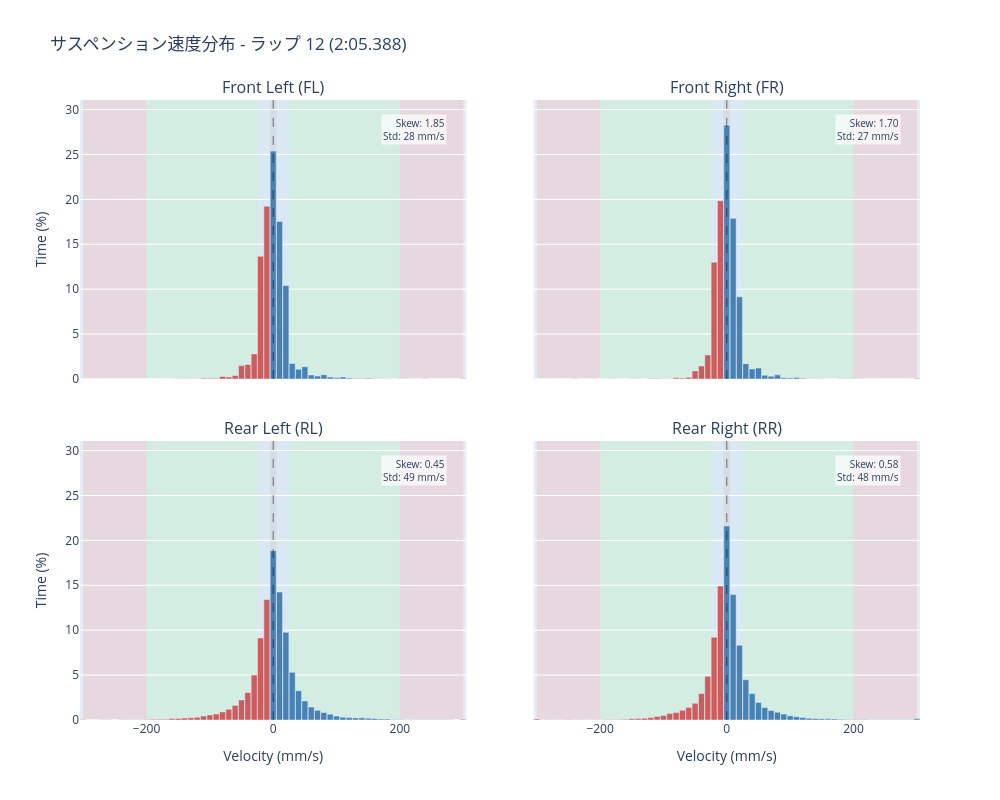

Source (notebook cell):
### Markdown cell above
## 速度ヒストグラム可視化

この4象限プロットは各コーナーの速度分布を示します：
- **青いバー**: バンプ（圧縮）- 正の速度
- **赤いバー**: リバウンド（伸長）- 負の速度
- **背景シェーディング**: 速度域ゾーン

### Code cell
# 速度ヒストグラムをプロット
fig = plot_suspension_velocity_histogram(
    result,
    title=f"サスペンション速度分布 - ラップ {int(selected_lap['num'])} ({format_lap_time(selected_lap['lap_time'])})",
)
show_fig(fig)

### Figure 1 — Plotly figure (JSON) as saved in the notebook; plotly's stock layout.template omitted (floating-point values rounded to 4 significant figures)
{"data": [{"hovertemplate": "Velocity: %{x:.0f} mm/s<br>Time: %{y:.1f}%<extra></extra>", "marker": {"color": ["indianred", "indianred", "indianred", "indianred", "indianred", "indianred", "indianred", "indianred", "indianred", "indianred", "indianred", "indianred", "indianred", "indianred", "indianred", "indianred", "indianred", "indianred", "indianred", "indianred", "indianred", "indianred", "indianred", "indianred", "indianred", "indianred", "indianred", "indianred", "indianred", "indianred", "steelblue", "steelblue", "steelblue", "steelblue", "steelblue", "steelblue", "steelblue", "steelblue", "steelblue", "steelblue", "steelblue", "steelblue", "steelblue", "steelblue", "steelblue", "steelblue", "steelblue", "steelblue", "steelblue", "steelblue", "steelblue", "steelblue", "steelblue", "steelblue", "steelblue", "steelblue", "steelblue", "steelblue", "steelblue", "steelblue", "steelblue"]}, "name": "FL", "showlegend": false, "type": "bar", "x": [-300.0, -290.0, -280.0, -270.0, -260.0, -250.0, -240.0, -230.0, -220.0, -210.0, -200.0, -190.0, -180.0, -170.0, -160.0, -150.0, -140.0, -130.0, -120.0, -110.0, -100.0, -90.0, -80.0, -70.0, -60.0, -50.0, -40.0, -30.0, -20.0, -10.0, 0.0, 10.0, 20.0, 30.0, 40.0, 50.0, 60.0, 70.0, 80.0, 90.0, 100.0, 110.0, 120.0, 130.0, 140.0, 150.0, 160.0, 170.0, 180.0, 190.0, 200.0, 210.0, 220.0, 230.0, 240.0, 250.0, 260.0, 270.0, 280.0, 290.0, 300.0], "xaxis": "x", "y": [0.00319, 0.0, 0.0, 0.0, 0.0, 0.0, 0.0, 0.0, 0.0, 0.00319, 0.0, 0.0, 0.00319, 0.001595, 0.00319, 0.03669, 0.01436, 0.02871, 0.0319, 0.0973, 0.07337, 0.07497, 0.2919, 0.2281, 0.3892, 1.491, 1.624, 2.798, 13.66, 19.24, 25.38, 17.54, 10.42, 1.729, 1.085, 1.369, 0.453, 0.3238, 0.4801, 0.2105, 0.1404, 0.2249, 0.1101, 0.06859, 0.06061, 0.08294, 0.01436, 0.02871, 0.0335, 0.01276, 0.02552, 0.02074, 0.00957, 0.007975, 0.01595, 0.00319, 0.001595, 0.001595, 0.00638, 0.001595, 0.04307], "yaxis": "y"}, {"hovertemplate": "Velocity: %{x:.0f} mm/s<br>Time: %{y:.1f}%<extra></extra>", "marker": {"color": ["indianred", "indianred", "indianred", "indianred", "indianred", "indianred", "indianred", "indianred", "indianred", "indianred", "indianred", "indianred", "indianred", "indianred", "indianred", "indianred", "indianred", "indianred", "indianred", "indianred", "indianred", "indianred", "indianred", "indianred", "indianred", "indianred", "indianred", "indianred", "indianred", "indianred", "steelblue", "steelblue", "steelblue", "steelblue", "steelblue", "steelblue", "steelblue", "steelblue", "steelblue", "steelblue", "steelblue", "steelblue", "steelblue", "steelblue", "steelblue", "steelblue", "steelblue", "steelblue", "steelblue", "steelblue", "steelblue", "steelblue", "steelblue", "steelblue", "steelblue", "steelblue", "steelblue", "steelblue", "steelblue", "steelblue", "steelblue"]}, "name": "FR", "showlegend": false, "type": "bar", "x": [-300.0, -290.0, -280.0, -270.0, -260.0, -250.0, -240.0, -230.0, -220.0, -210.0, -200.0, -190.0, -180.0, -170.0, -160.0, -150.0, -140.0, -130.0, -120.0, -110.0, -100.0, -90.0, -80.0, -70.0, -60.0, -50.0, -40.0, -30.0, -20.0, -10.0, 0.0, 10.0, 20.0, 30.0, 40.0, 50.0, 60.0, 70.0, 80.0, 90.0, 100.0, 110.0, 120.0, 130.0, 140.0, 150.0, 160.0, 170.0, 180.0, 190.0, 200.0, 210.0, 220.0, 230.0, 240.0, 250.0, 260.0, 270.0, 280.0, 290.0, 300.0], "xaxis": "x2", "y": [0.00638, 0.0, 0.001595, 0.001595, 0.004785, 0.01117, 0.01436, 0.007975, 0.004785, 0.01595, 0.00638, 0.01117, 0.02393, 0.01276, 0.00957, 0.01755, 0.02393, 0.01117, 0.04945, 0.05902, 0.03031, 0.03828, 0.1467, 0.1005, 0.1834, 0.9028, 1.45, 2.686, 13.01, 19.84, 28.24, 17.89, 9.149, 1.71, 1.115, 1.227, 0.4067, 0.319, 0.4594, 0.1467, 0.1069, 0.1739, 0.08294, 0.03509, 0.0335, 0.04147, 0.01276, 0.01117, 0.02074, 0.01436, 0.01436, 0.01755, 0.001595, 0.01117, 0.007975, 0.004785, 0.004785, 0.004785, 0.00638, 0.01117, 0.04307], "yaxis": "y2"}, {"hovertemplate": "Velocity: %{x:.0f} mm/s<br>Time: %{y:.1f}%<extra></extra>", "marker": {"color": ["indianred", "indianred", "indianred", "indianred", "indianred", "indianred", "indianred", "indianred", "indianred", "indianred", "indianred", "indianred", "indianred", "indianred", "indianred", "indianred", "indianred", "indianred", "indianred", "indianred", "indianred", "indianred", "indianred", "indianred", "indianred", "indianred", "indianred", "indianred", "indianred", "indianred", "steelblue", "steelblue", "steelblue", "steelblue", "steelblue", "steelblue", "steelblue", "steelblue", "steelblue", "steelblue", "steelblue", "steelblue", "steelblue", "steelblue", "steelblue", "steelblue", "steelblue", "steelblue", "steelblue", "steelblue", "steelblue", "steelblue", "steelblue", "steelblue", "steelblue", "steelblue", "steelblue", "steelblue", "steelblue", "steelblue", "steelblue"]}, "name": "RL", "showlegend": false, "type": "bar", "x": [-300.0, -290.0, -280.0, -270.0, -260.0, -250.0, -240.0, -230.0, -220.0, -210.0, -200.0, -190.0, -180.0, -170.0, -160.0, -150.0, -140.0, -130.0, -120.0, -110.0, -100.0, -90.0, -80.0, -70.0, -60.0, -50.0, -40.0, -30.0, -20.0, -10.0, 0.0, 10.0, 20.0, 30.0, 40.0, 50.0, 60.0, 70.0, 80.0, 90.0, 100.0, 110.0, 120.0, 130.0, 140.0, 150.0, 160.0, 170.0, 180.0, 190.0, 200.0, 210.0, 220.0, 230.0, 240.0, 250.0, 260.0, 270.0, 280.0, 290.0, 300.0], "xaxis": "x3", "y": [0.04307, 0.007975, 0.01276, 0.01755, 0.03828, 0.01276, 0.02712, 0.02233, 0.0319, 0.04147, 0.06061, 0.07816, 0.0957, 0.09092, 0.1547, 0.1771, 0.2153, 0.2504, 0.3078, 0.4482, 0.5631, 0.6715, 0.9028, 1.201, 1.625, 2.239, 3.055, 4.997, 9.14, 13.41, 18.86, 14.25, 9.763, 5.31, 3.254, 2.126, 1.442, 1.088, 0.8326, 0.6508, 0.4339, 0.319, 0.268, 0.2361, 0.2377, 0.1946, 0.1739, 0.1244, 0.1085, 0.05104, 0.05104, 0.0335, 0.03988, 0.0319, 0.01914, 0.02233, 0.01914, 0.02074, 0.02074, 0.01117, 0.07178], "yaxis": "y3"}, {"hovertemplate": "Velocity: %{x:.0f} mm/s<br>Time: %{y:.1f}%<extra></extra>", "marker": {"color": ["indianred", "indianred", "indianred", "indianred", "indianred", "indianred", "indianred", "indianred", "indianred", "indianred", "indianred", "indianred", "indianred", "indianred", "indianred", "indianred", "indianred", "indianred", "indianred", "indianred", "indianred", "indianred", "indianred", "indianred", "indianred", "indianred", "indianred", "indianred", "indianred", "indianred", "steelblue", "steelblue", "steelblue", "steelblue", "steelblue", "steelblue", "steelblue", "steelblue", "steelblue", "steelblue", "steelblue", "steelblue", "steelblue", "steelblue", "steelblue", "steelblue", "steelblue", "steelblue", "steelblue", "steelblue", "steelblue", "steelblue", "steelblue", "steelblue", "steelblue", "steelblue", "steelblue", "steelblue", "steelblue", "steelblue", "steelblue"]}, "name": "RR", "showlegend": false, "type": "bar", "x": [-300.0, -290.0, -280.0, -270.0, -260.0, -250.0, -240.0, -230.0, -220.0, -210.0, -200.0, -190.0, -180.0, -170.0, -160.0, -150.0, -140.0, -130.0, -120.0, -110.0, -100.0, -90.0, -80.0, -70.0, -60.0, -50.0, -40.0, -30.0, -20.0, -10.0, 0.0, 10.0, 20.0, 30.0, 40.0, 50.0, 60.0, 70.0, 80.0, 90.0, 100.0, 110.0, 120.0, 130.0, 140.0, 150.0, 160.0, 170.0, 180.0, 190.0, 200.0, 210.0, 220.0, 230.0, 240.0, 250.0, 260.0, 270.0, 280.0, 290.0, 300.0], "xaxis": "x4", "y": [0.1196, 0.02552, 0.02393, 0.03031, 0.03828, 0.05264, 0.03509, 0.02074, 0.03669, 0.02552, 0.03509, 0.05742, 0.06061, 0.05902, 0.07975, 0.1467, 0.1563, 0.2074, 0.2696, 0.3972, 0.5024, 0.7194, 0.8278, 1.083, 1.404, 1.858, 2.944, 4.882, 9.224, 14.92, 21.62, 13.96, 8.325, 4.476, 2.938, 1.952, 1.38, 1.058, 0.8581, 0.6635, 0.4594, 0.3701, 0.2775, 0.1946, 0.1691, 0.1467, 0.126, 0.1244, 0.08294, 0.06221, 0.05742, 0.04307, 0.05742, 0.03828, 0.03509, 0.02552, 0.02233, 0.0319, 0.03031, 0.02712, 0.1467], "yaxis": "y4"}], "layout": {"annotations": [{"font": {"size": 16}, "showarrow": false, "text": "Front Left (FL)", "x": 0.23, "xanchor": "center", "xref": "paper", "y": 1.0, "yanchor": "bottom", "yref": "paper"}, {"font": {"size": 16}, "showarrow": false, "text": "Front Right (FR)", "x": 0.77, "xanchor": "center", "xref": "paper", "y": 1.0, "yanchor": "bottom", "yref": "paper"}, {"font": {"size": 16}, "showarrow": false, "text": "Rear Left (RL)", "x": 0.23, "xanchor": "center", "xref": "paper", "y": 0.45, "yanchor": "bottom", "yref": "paper"}, {"font": {"size": 16}, "showarrow": false, "text": "Rear Right (RR)", "x": 0.77, "xanchor": "center", "xref": "paper", "y": 0.45, "yanchor": "bottom", "yref": "paper"}, {"align": "right", "bgcolor": "rgba(255,255,255,0.7)", "font": {"size": 10}, "showarrow": false, "text": "Skew: 1.85<br>Std: 28 mm/s", "x": 0.95, "xref": "x domain", "y": 0.95, "yref": "y domain"}, {"align": "right", "bgcolor": "rgba(255,255,255,0.7)", "font": {"size": 10}, "showarrow": false, "text": "Skew: 1.70<br>Std: 27 mm/s", "x": 0.95, "xref": "x2 domain", "y": 0.95, "yref": "y2 domain"}, {"align": "right", "bgcolor": "rgba(255,255,255,0.7)", "font": {"size": 10}, "showarrow": false, "text": "Skew: 0.45<br>Std: 49 mm/s", "x": 0.95, "xref": "x3 domain", "y": 0.95, "yref": "y3 domain"}, {"align": "right", "bgcolor": "rgba(255,255,255,0.7)", "font": {"size": 10}, "showarrow": false, "text": "Skew: 0.58<br>Std: 48 mm/s", "x": 0.95, "xref": "x4 domain", "y": 0.95, "yref": "y4 domain"}], "bargap": 0.05, "height": 800, "shapes": [{"fillcolor": "gray", "layer": "below", "line": {"width": 0}, "opacity": 0.15, "type": "rect", "x0": -5.0, "x1": 5.0, "xref": "x", "y0": 0, "y1": 1, "yref": "y domain"}, {"fillcolor": "lightblue", "layer": "below", "line": {"width": 0}, "opacity": 0.2, "type": "rect", "x0": 5.0, "x1": 25.0, "xref": "x", "y0": 0, "y1": 1, "yref": "y domain"}, {"fillcolor": "lightblue", "layer": "below", "line": {"width": 0}, "opacity": 0.2, "type": "rect", "x0": -25.0, "x1": -5.0, "xref": "x", "y0": 0, "y1": 1, "yref": "y domain"}, {"fillcolor": "lightgreen", "layer": "below", "line": {"width": 0}, "opacity": 0.2, "type": "rect", "x0": 25.0, "x1": 200.0, "xref": "x", "y0": 0, "y1": 1, "yref": "y domain"}, {"fillcolor": "lightgreen", "layer": "below", "line": {"width": 0}, "opacity": 0.2, "type": "rect", "x0": -200.0, "x1": -25.0, "xref": "x", "y0": 0, "y1": 1, "yref": "y domain"}, {"fillcolor": "lightcoral", "layer": "below", "line": {"width": 0}, "opacity": 0.2, "type": "rect", "x0": 200.0, "x1": 300, "xref": "x", "y0": 0, "y1": 1, "yref": "y domain"}, {"fillcolor": "lightcoral", "layer": "below", "line": {"width": 0}, "opacity": 0.2, "type": "rect", "x0": -300, "x1": -200.0, "xref": "x", "y0": 0, "y1": 1, "yref": "y domain"}, {"line": {"color": "black", "dash": "dash", "width": 1}, "opacity": 0.5, "type": "line", "x0": 0, "x1": 0, "xref": "x", "y0": 0, "y1": 1, "yref": "y domain"}, {"fillcolor": "gray", "layer": "below", "line": {"width": 0}, "opacity": 0.15, "type": "rect", "x0": -5.0, "x1": 5.0, "xref": "x2", "y0": 0, "y1": 1, "yref": "y2 domain"}, {"fillcolor": "lightblue", "layer": "below", "line": {"width": 0}, "opacity": 0.2, "type": "rect", "x0": 5.0, "x1": 25.0, "xref": "x2", "y0": 0, "y1": 1, "yref": "y2 domain"}, {"fillcolor": "lightblue", "layer": "below", "line": {"width": 0}, "opacity": 0.2, "type": "rect", "x0": -25.0, "x1": -5.0, "xref": "x2", "y0": 0, "y1": 1, "yref": "y2 domain"}, {"fillcolor": "lightgreen", "layer": "below", "line": {"width": 0}, "opacity": 0.2, "type": "rect", "x0": 25.0, "x1": 200.0, "xref": "x2", "y0": 0, "y1": 1, "yref": "y2 domain"}, {"fillcolor": "lightgreen", "layer": "below", "line": {"width": 0}, "opacity": 0.2, "type": "rect", "x0": -200.0, "x1": -25.0, "xref": "x2", "y0": 0, "y1": 1, "yref": "y2 domain"}, {"fillcolor": "lightcoral", "layer": "below", "line": {"width": 0}, "opacity": 0.2, "type": "rect", "x0": 200.0, "x1": 300, "xref": "x2", "y0": 0, "y1": 1, "yref": "y2 domain"}, {"fillcolor": "lightcoral", "layer": "below", "line": {"width": 0}, "opacity": 0.2, "type": "rect", "x0": -300, "x1": -200.0, "xref": "x2", "y0": 0, "y1": 1, "yref": "y2 domain"}, {"line": {"color": "black", "dash": "dash", "width": 1}, "opacity": 0.5, "type": "line", "x0": 0, "x1": 0, "xref": "x2", "y0": 0, "y1": 1, "yref": "y2 domain"}, {"fillcolor": "gray", "layer": "below", "line": {"width": 0}, "opacity": 0.15, "type": "rect", "x0": -5.0, "x1": 5.0, "xref": "x3", "y0": 0, "y1": 1, "yref": "y3 domain"}, {"fillcolor": "lightblue", "layer": "below", "line": {"width": 0}, "opacity": 0.2, "type": "rect", "x0": 5.0, "x1": 25.0, "xref": "x3", "y0": 0, "y1": 1, "yref": "y3 domain"}, {"fillcolor": "lightblue", "layer": "below", "line": {"width": 0}, "opacity": 0.2, "type": "rect", "x0": -25.0, "x1": -5.0, "xref": "x3", "y0": 0, "y1": 1, "yref": "y3 domain"}, {"fillcolor": "lightgreen", "layer": "below", "line": {"width": 0}, "opacity": 0.2, "type": "rect", "x0": 25.0, "x1": 200.0, "xref": "x3", "y0": 0, "y1": 1, "yref": "y3 domain"}, {"fillcolor": "lightgreen", "layer": "below", "line": {"width": 0}, "opacity": 0.2, "type": "rect", "x0": -200.0, "x1": -25.0, "xref": "x3", "y0": 0, "y1": 1, "yref": "y3 domain"}, {"fillcolor": "lightcoral", "layer": "below", "line": {"width": 0}, "opacity": 0.2, "type": "rect", "x0": 200.0, "x1": 300, "xref": "x3", "y0": 0, "y1": 1, "yref": "y3 domain"}, {"fillcolor": "lightcoral", "layer": "below", "line": {"width": 0}, "opacity": 0.2, "type": "rect", "x0": -300, "x1": -200.0, "xref": "x3", "y0": 0, "y1": 1, "yref": "y3 domain"}, {"line": {"color": "black", "dash": "dash", "width": 1}, "opacity": 0.5, "type": "line", "x0": 0, "x1": 0, "xref": "x3", "y0": 0, "y1": 1, "yref": "y3 domain"}, {"fillcolor": "gray", "layer": "below", "line": {"width": 0}, "opacity": 0.15, "type": "rect", "x0": -5.0, "x1": 5.0, "xref": "x4", "y0": 0, "y1": 1, "yref": "y4 domain"}, {"fillcolor": "lightblue", "layer": "below", "line": {"width": 0}, "opacity": 0.2, "type": "rect", "x0": 5.0, "x1": 25.0, "xref": "x4", "y0": 0, "y1": 1, "yref": "y4 domain"}, {"fillcolor": "lightblue", "layer": "below", "line": {"width": 0}, "opacity": 0.2, "type": "rect", "x0": -25.0, "x1": -5.0, "xref": "x4", "y0": 0, "y1": 1, "yref": "y4 domain"}, {"fillcolor": "lightgreen", "layer": "below", "line": {"width": 0}, "opacity": 0.2, "type": "rect", "x0": 25.0, "x1": 200.0, "xref": "x4", "y0": 0, "y1": 1, "yref": "y4 domain"}, {"fillcolor": "lightgreen", "layer": "below", "line": {"width": 0}, "opacity": 0.2, "type": "rect", "x0": -200.0, "x1": -25.0, "xref": "x4", "y0": 0, "y1": 1, "yref": "y4 domain"}, {"fillcolor": "lightcoral", "layer": "below", "line": {"width": 0}, "opacity": 0.2, "type": "rect", "x0": 200.0, "x1": 300, "xref": "x4", "y0": 0, "y1": 1, "yref": "y4 domain"}, {"fillcolor": "lightcoral", "layer": "below", "line": {"width": 0}, "opacity": 0.2, "type": "rect", "x0": -300, "x1": -200.0, "xref": "x4", "y0": 0, "y1": 1, "yref": "y4 domain"}, {"line": {"color": "black", "dash": "dash", "width": 1}, "opacity": 0.5, "type": "line", "x0": 0, "x1": 0, "xref": "x4", "y0": 0, "y1": 1, "yref": "y4 domain"}], "title": {"text": "サスペンション速度分布 - ラップ 12 (2:05.388)"}, "width": 1000, "xaxis": {"anchor": "y", "domain": [0.0, 0.46], "matches": "x3", "showticklabels": false}, "xaxis2": {"anchor": "y2", "domain": [0.54, 1.0], "matches": "x4", "showticklabels": false}, "xaxis3": {"anchor": "y3", "domain": [0.0, 0.46], "title": {"text": "Velocity (mm/s)"}}, "xaxis4": {"anchor": "y4", "domain": [0.54, 1.0], "title": {"text": "Velocity (mm/s)"}}, "yaxis": {"anchor": "x", "domain": [0.55, 1.0], "range": [0, 31.07], "title": {"text": "Time (%)"}}, "yaxis2": {"anchor": "x2", "domain": [0.55, 1.0], "matches": "y", "range": [0, 31.07], "showticklabels": false}, "yaxis3": {"anchor": "x3", "domain": [0.0, 0.45], "range": [0, 31.07], "title": {"text": "Time (%)"}}, "yaxis4": {"anchor": "x4", "domain": [0.0, 0.45], "matches": "y3", "range": [0, 31.07], "showticklabels": false}}}
